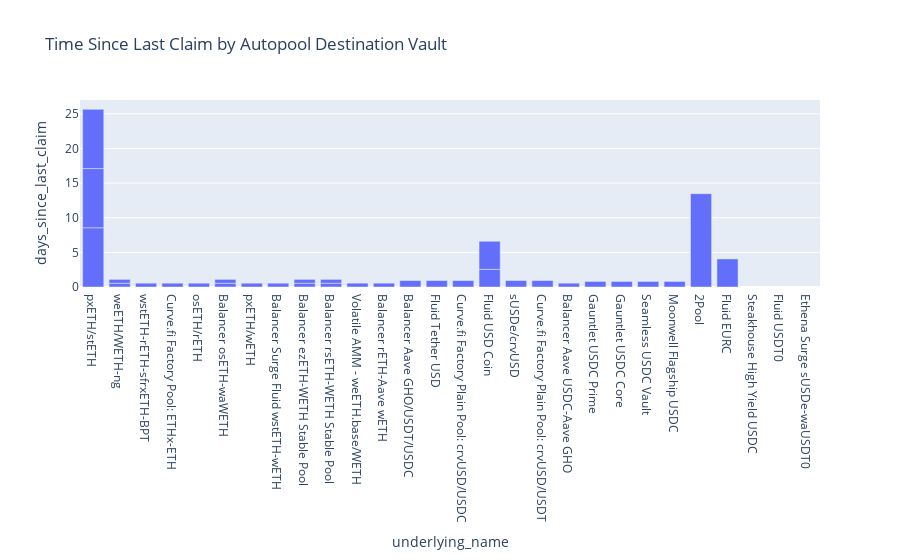

Here is the notebook cell this chart was saved with:
### Code cell
px.bar(
    full_sub_df,
    x="underlying_name",
    y="days_since_last_claim",
    title=f"Time Since Last Claim by Autopool Destination Vault",
    hover_data=["highest_recent_incentive_apr", "highest_recent_owned_shares", "autopool_name"],
).show()

### Figure 1 — Plotly figure (JSON) as saved in the notebook; plotly's stock layout.template omitted (floating-point values rounded to 4 significant figures)
{"data": [{"alignmentgroup": "True", "customdata": [[1.068, 136.8, "autoETH"], [1.068, 861.5, "autoETH"], [0.766, 3404.0, "autoETH"], [4.162, 391.0, "autoETH"], [1.989, 759.9, "autoETH"], [1.651, 769.4, "autoETH"], [2.642, 22.73, "autoETH"], [2.642, 3704.0, "autoETH"], [0.1461, 625.4, "autoETH"], [0.3406, 3225.0, "autoETH"], [1.303, 58.95, "balETH"], [6.288, 34.7, "balETH"], [0.766, 3404.0, "autoLRT"], [6.288, 34.7, "autoLRT"], [1.303, 58.95, "autoLRT"], [2.615, 27.25, "baseETH"], [1.511, 379.3, "baseETH"], [1.068, 861.5, "dineroETH"], [8.84, 3275000.0, "autoUSD"], [2.54, 771300.0, "autoUSD"], [6.596, 506300.0, "autoUSD"], [2.47, 5551000.0, "autoUSD"], [5.849, 365700.0, "autoUSD"], [6.293, 188500.0, "autoUSD"], [6.89, 5102000.0, "baseUSD"], [0.8552, 5614000.0, "baseUSD"], [0.8552, 1841000.0, "baseUSD"], [1.405, 8404000.0, "baseUSD"], [0.8552, 2011000.0, "baseUSD"], [3.41, 9495000.0, "baseUSD"], [8.111, 98220.0, "sonicUSD"], [3.92, 1754000.0, "baseEUR"], [11.13, 1303000.0, "arbUSD"], [4.054, 3397000.0, "arbUSD"], [2.225, 3682000.0, "arbUSD"], [6.593, 3909000.0, "arbUSD"], [5.76, 2081000.0, "plasmaUSD"], [6.414, 4698000.0, "plasmaUSD"]], "hovertemplate": "underlying_name=%{x}<br>days_since_last_claim=%{y}<br>highest_recent_incentive_apr=%{customdata[0]}<br>highest_recent_owned_shares=%{customdata[1]}<br>autopool_name=%{customdata[2]}<extra></extra>", "legendgroup": "", "marker": {"color": "#636efa", "pattern": {"shape": ""}}, "name": "", "offsetgroup": "", "orientation": "v", "showlegend": false, "textposition": "auto", "type": "bar", "x": ["pxETH/stETH", "pxETH/stETH", "weETH/WETH-ng", "wstETH-rETH-sfrxETH-BPT", "Curve.fi Factory Pool: ETHx-ETH", "osETH/rETH", "Balancer osETH-waWETH", "Balancer osETH-waWETH", "pxETH/wETH", "Balancer Surge Fluid wstETH-wETH", "Balancer ezETH-WETH Stable Pool", "Balancer rsETH-WETH Stable Pool", "weETH/WETH-ng", "Balancer rsETH-WETH Stable Pool", "Balancer ezETH-WETH Stable Pool", "Volatile AMM - weETH.base/WETH", "Balancer rETH-Aave wETH", "pxETH/stETH", "Balancer Aave GHO/USDT/USDC", "Fluid Tether USD", "Curve.fi Factory Plain Pool: crvUSD/USDC", "Fluid USD Coin", "sUSDe/crvUSD", "Curve.fi Factory Plain Pool: crvUSD/USDT", "Balancer Aave USDC-Aave GHO", "Gauntlet USDC Prime", "Gauntlet USDC Core", "Seamless USDC Vault", "Moonwell Flagship USDC", "Fluid USD Coin", "2Pool", "Fluid EURC", "Balancer Aave GHO/USDT/USDC", "Gauntlet USDC Core", "Gauntlet USDC Prime", "Steakhouse High Yield USDC", "Fluid USDT0", "Ethena Surge sUSDe-waUSDT0"], "xaxis": "x", "y": [8.548, 8.548, 0.5496, 0.5496, 0.5496, 0.5496, 0.5496, 0.5496, 0.5496, 0.5496, 0.5496, 0.5496, 0.5496, 0.5496, 0.5496, 0.5537, 0.5537, 8.548, 0.9292, 0.9292, 0.9292, 2.549, 0.9292, 0.9292, 0.5534, 0.8036, 0.8036, 0.8036, 0.8036, 4.054, 13.47, 4.053, null, null, null, null, null, null], "yaxis": "y"}], "layout": {"barmode": "relative", "legend": {"tracegroupgap": 0}, "title": {"text": "Time Since Last Claim by Autopool Destination Vault"}, "xaxis": {"anchor": "y", "domain": [0, 1], "title": {"text": "underlying_name"}}, "yaxis": {"anchor": "x", "domain": [0, 1], "title": {"text": "days_since_last_claim"}}}}
